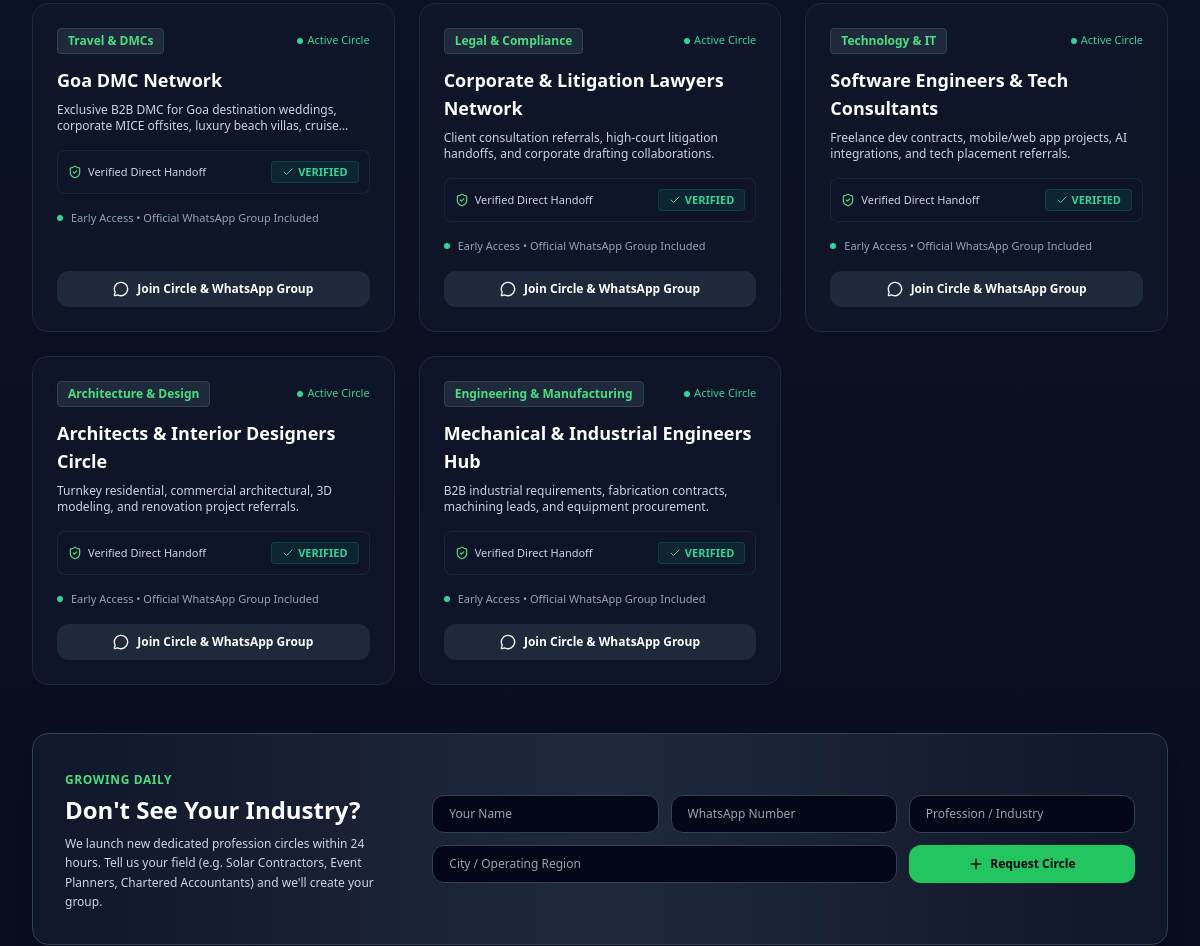
Before: / (middle part) with the older database file.
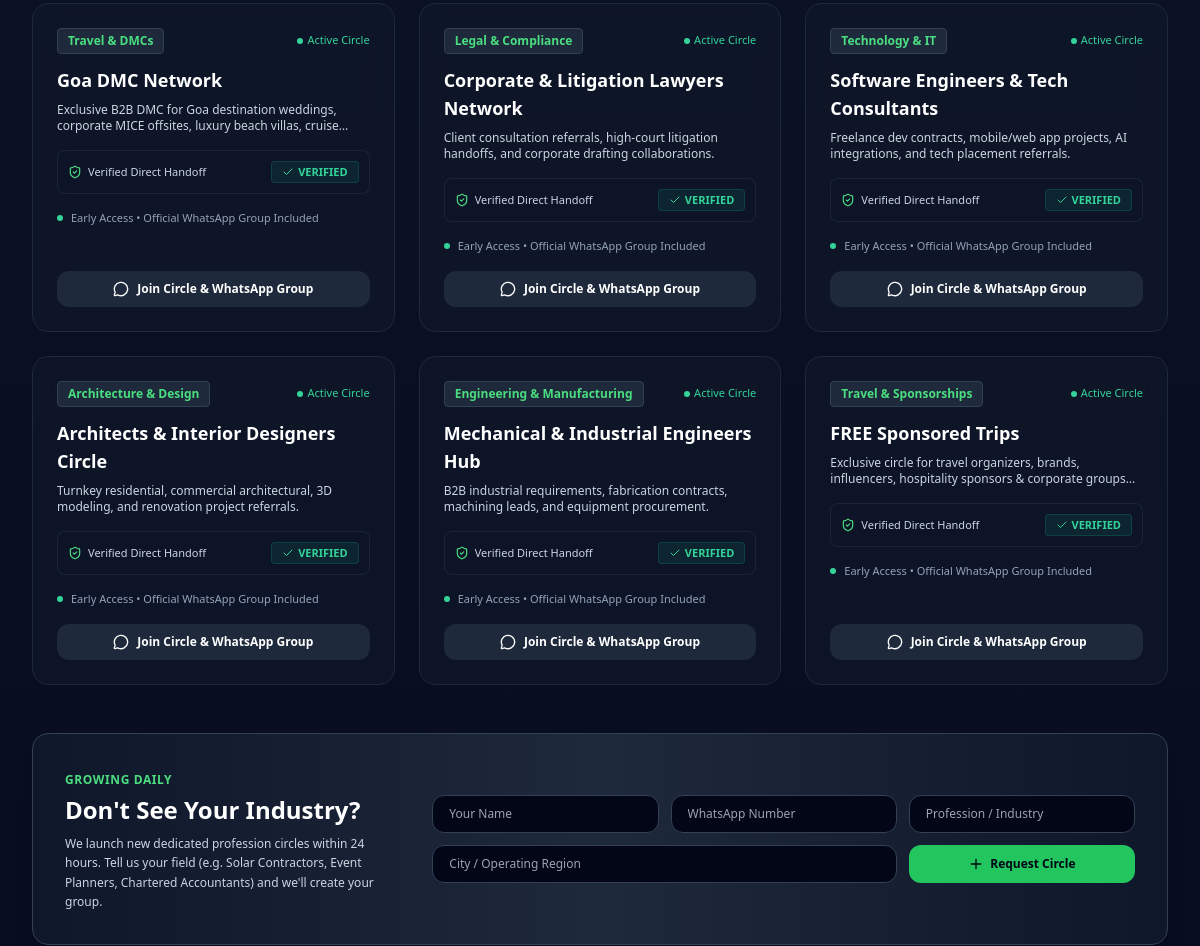
After: the same page with the newer database file.
### tables this page shows
CREATE TABLE vertical_groups (
        id INTEGER PRIMARY KEY AUTOINCREMENT,
        name TEXT NOT NULL,
        slug TEXT UNIQUE NOT NULL,
        category TEXT NOT NULL,
        description TEXT,
        icon TEXT DEFAULT 'users',
        whatsapp_group_link TEXT NOT NULL DEFAULT 'https://chat.whatsapp.com/invite-default',
        min_commission_rate TEXT DEFAULT '10-20% Brokerage / Success Fee',
        is_active INTEGER DEFAULT 1,
        created_at TIMESTAMP DEFAULT CURRENT_TIMESTAMP
    , monthly_fee INTEGER DEFAULT 399);

### main.py (the view)
@app.get("/", response_class=HTMLResponse)
async def home_page(request: Request):
    groups = models.get_all_active_groups()
    current_user = get_current_user(request)
    return templates.TemplateResponse(request=request, name="index.html", context={
        "groups": groups,
        "current_user": current_user
    })

### templates/index.html (shortened to what this page needs)
{% extends "layout.html" %}
{% block content %}
<section id="professions" class="py-20">
  <div class="max-w-7xl mx-auto px-4 sm:px-6 lg:px-8">
    <div class="grid grid-cols-1 md:grid-cols-2 lg:grid-cols-3 gap-6">
      {% for g in groups %}
      <div x-data="{ showCharges: false }" class="p-6 rounded-2xl glass-card border border-slate-800 flex flex-col justify-between hover:border-slate-700 transition">
        <div>
          <div class="flex items-center justify-between mb-3">
            <span class="text-xs font-semibold px-2.5 py-1 rounded bg-slate-800 text-brand-400 border border-slate-700">
              {{ g.category }}
            </span>
            <span class="flex items-center gap-1 text-[11px] text-emerald-400 font-medium">
              <span class="w-1.5 h-1.5 rounded-full bg-emerald-400"></span> Active Circle
            </span>
          </div>
          <h3 class="text-lg font-bold text-white mb-2">{{ g.name }}</h3>
          <p class="text-xs text-slate-300 line-clamp-2 mb-4">{{ g.description }}</p>
          <div class="flex items-center justify-between text-[11px] text-slate-400 bg-slate-900/60 p-2.5 rounded-lg border border-slate-800/80 mb-4">
            <div class="text-slate-300 font-medium flex items-center gap-1.5">
              <i data-lucide="shield-check" class="w-3.5 h-3.5 text-brand-400"></i>
              <span>Verified Direct Handoff</span>
            </div>
            <div class="text-emerald-400 font-extrabold bg-emerald-500/10 px-2.5 py-0.5 rounded border border-emerald-500/20 flex items-center gap-1">
              <i data-lucide="check" class="w-3 h-3"></i>
              <span>VERIFIED</span>
            </div>
          </div>
          <div class="mb-4 text-[11px] text-slate-400 flex items-center gap-2">
            <span class="w-1.5 h-1.5 rounded-full bg-emerald-400"></span>
            <span>Early Access • Official WhatsApp Group Included</span>
          </div>
        </div>
        <a href="/onboard?group_id={{ g.id }}" class="w-full py-2.5 px-4 rounded-xl bg-slate-800 hover:bg-brand-600 hover:text-slate-950 text-white text-xs font-bold flex items-center justify-center gap-2 transition">
          <i data-lucide="message-circle" class="w-4 h-4"></i>
          <span>Join Circle & WhatsApp Group</span>
        </a>
      </div>
      {% endfor %}
    </div>
    <div class="mt-12 p-8 rounded-2xl bg-gradient-to-r from-slate-900 via-slate-800 to-slate-900 border border-slate-700 shadow-xl">
      <div class="grid grid-cols-1 lg:grid-cols-3 gap-8 items-center">
        <div class="lg:col-span-1">
          <span class="text-xs font-bold uppercase tracking-wider text-brand-400">Growing Daily</span>
          <h3 class="text-2xl font-bold text-white mt-1">Don't See Your Industry?</h3>
          <p class="text-xs text-slate-300 mt-2 leading-relaxed">
            We launch new dedicated profession circles within 24 hours. Tell us your field (e.g. Solar Contractors, Event Planners, Chartered Accountants) and we'll create your group.
          </p>
        </div>
        <form action="/request-circle" method="POST" class="lg:col-span-2 grid grid-cols-1 sm:grid-cols-3 gap-3">
          <input type="text" name="name" required placeholder="Your Name" class="bg-slate-950 border border-slate-700 rounded-xl px-4 py-2.5 text-xs text-white focus:ring-1 focus:ring-brand-500">
          <input type="tel" name="phone" required placeholder="WhatsApp Number" class="bg-slate-950 border border-slate-700 rounded-xl px-4 py-2.5 text-xs text-white focus:ring-1 focus:ring-brand-500">
          <input type="text" name="suggested_profession" required placeholder="Profession / Industry" class="bg-slate-950 border border-slate-700 rounded-xl px-4 py-2.5 text-xs text-white focus:ring-1 focus:ring-brand-500">
          <input type="text" name="city" required placeholder="City / Operating Region" class="sm:col-span-2 bg-slate-950 border border-slate-700 rounded-xl px-4 py-2.5 text-xs text-white focus:ring-1 focus:ring-brand-500">
          <button type="submit" class="bg-brand-500 hover:bg-brand-400 text-slate-950 font-bold text-xs rounded-xl py-2.5 px-4 transition flex items-center justify-center gap-1.5">
            <i data-lucide="plus" class="w-4 h-4"></i>
            <span>Request Circle</span>
          </button>
        </form>
      </div>
    </div>
  </div>
</section>
{% endblock %}

### templates/layout.html (shortened to what this page needs)
<!DOCTYPE html>
<html lang="en" class="h-full bg-slate-950 text-slate-100">
<head>
  <script src="https://cdn.tailwindcss.com"></script>
</head>
<body class="min-h-full flex flex-col bg-gradient-to-b from-slate-950 via-slate-900 to-slate-950 font-sans antialiased text-slate-200 selection:bg-brand-500 selection:text-white pb-16 md:pb-0">
  <main class="flex-1">
    {% block content %}{% endblock %}
  </main>
</body>
</html>

### templates/layout.html (style rules this page uses)
.glass-card { background: rgba(15, 23, 42, 0.75); backdrop-filter: blur(12px); border: 1px solid rgba(255, 255, 255, 0.08); }

Changed rows visible on the page:
added vertical_groups: category "Travel & Sponsorships", name "FREE Sponsored Trips", description "Exclusive circle for travel organizers, brands, influencers, hospitality sponsors & corporate…"
